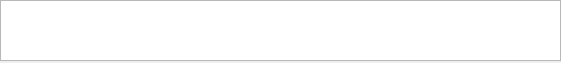
<?xml version="1.0" encoding="UTF-8"?>
<ui version="4.0">
 <class>Error_Form</class>
 <widget class="QWidget" name="Error_Form">
  <property name="geometry">
   <rect>
    <x>0</x>
    <y>0</y>
    <width>561</width>
    <height>63</height>
   </rect>
  </property>
  <property name="windowTitle">
   <string>Form</string>
  </property>
  <widget class="QTextBrowser" name="textBrowser">
   <property name="geometry">
    <rect>
     <x>0</x>
     <y>0</y>
     <width>561</width>
     <height>61</height>
    </rect>
   </property>
  </widget>
 </widget>
 <resources/>
 <connections/>
</ui>
